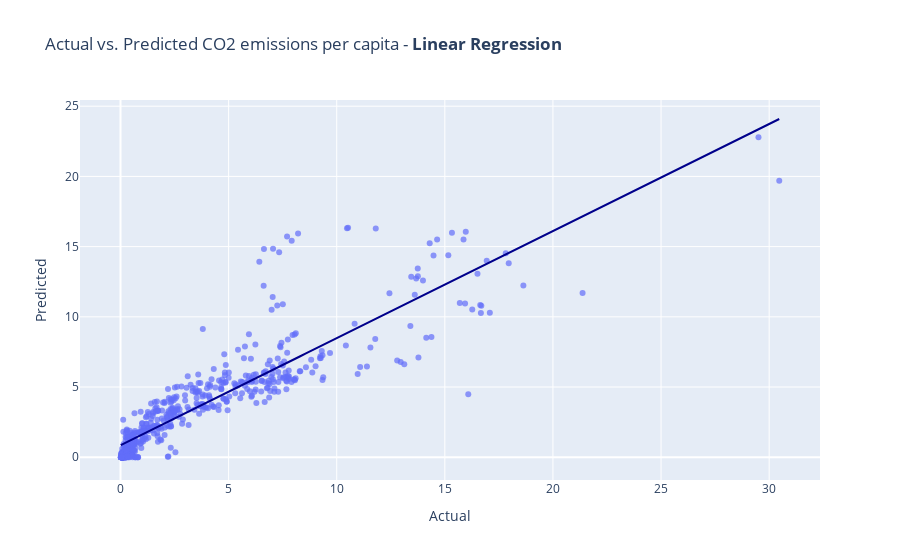

Source (notebook cell):
### Code cell
# Make a plot for comparison of predicted and actual values of co2 emissions
fig = px.scatter(x=y_test,
                 y=prediction_lin,
                 title='Actual vs. Predicted CO2 emissions per capita - <b>Linear Regression</b>',
                 opacity = 0.7,
                 trendline='ols', 
                 trendline_color_override='darkblue')

fig.update_layout(xaxis_title="Actual",
                  yaxis_title="Predicted")
fig.show()

### Figure 1 — Plotly figure (JSON) as saved in the notebook; plotly's stock layout.template omitted (floating-point values rounded to 4 significant figures; data arrays with more than 128 entries replaced by an {"elided": "..."} marker saying what was removed)
{"data": [{"hovertemplate": "x=%{x}<br>y=%{y}<extra></extra>", "legendgroup": "", "marker": {"color": "#636efa", "opacity": 0.7, "symbol": "circle"}, "mode": "markers", "name": "", "orientation": "v", "showlegend": false, "type": "scatter", "x": {"elided": "574 float values"}, "xaxis": "x", "y": {"elided": "574 float values"}, "yaxis": "y"}, {"hovertemplate": "<b>OLS trendline</b><br>y = 0.762733 * x + 0.850582<br>R<sup>2</sup>=0.793127<br><br>x=%{x}<br>y=%{y} <b>(trend)</b><extra></extra>", "legendgroup": "", "line": {"color": "darkblue"}, "marker": {"color": "#636efa", "symbol": "circle"}, "mode": "lines", "name": "", "showlegend": false, "type": "scatter", "x": {"elided": "574 float values"}, "xaxis": "x", "y": {"elided": "574 float values"}, "yaxis": "y"}], "layout": {"legend": {"tracegroupgap": 0}, "title": {"text": "Actual vs. Predicted CO2 emissions per capita - <b>Linear Regression</b>"}, "xaxis": {"anchor": "y", "domain": [0, 1], "title": {"text": "Actual"}}, "yaxis": {"anchor": "x", "domain": [0, 1], "title": {"text": "Predicted"}}}}
